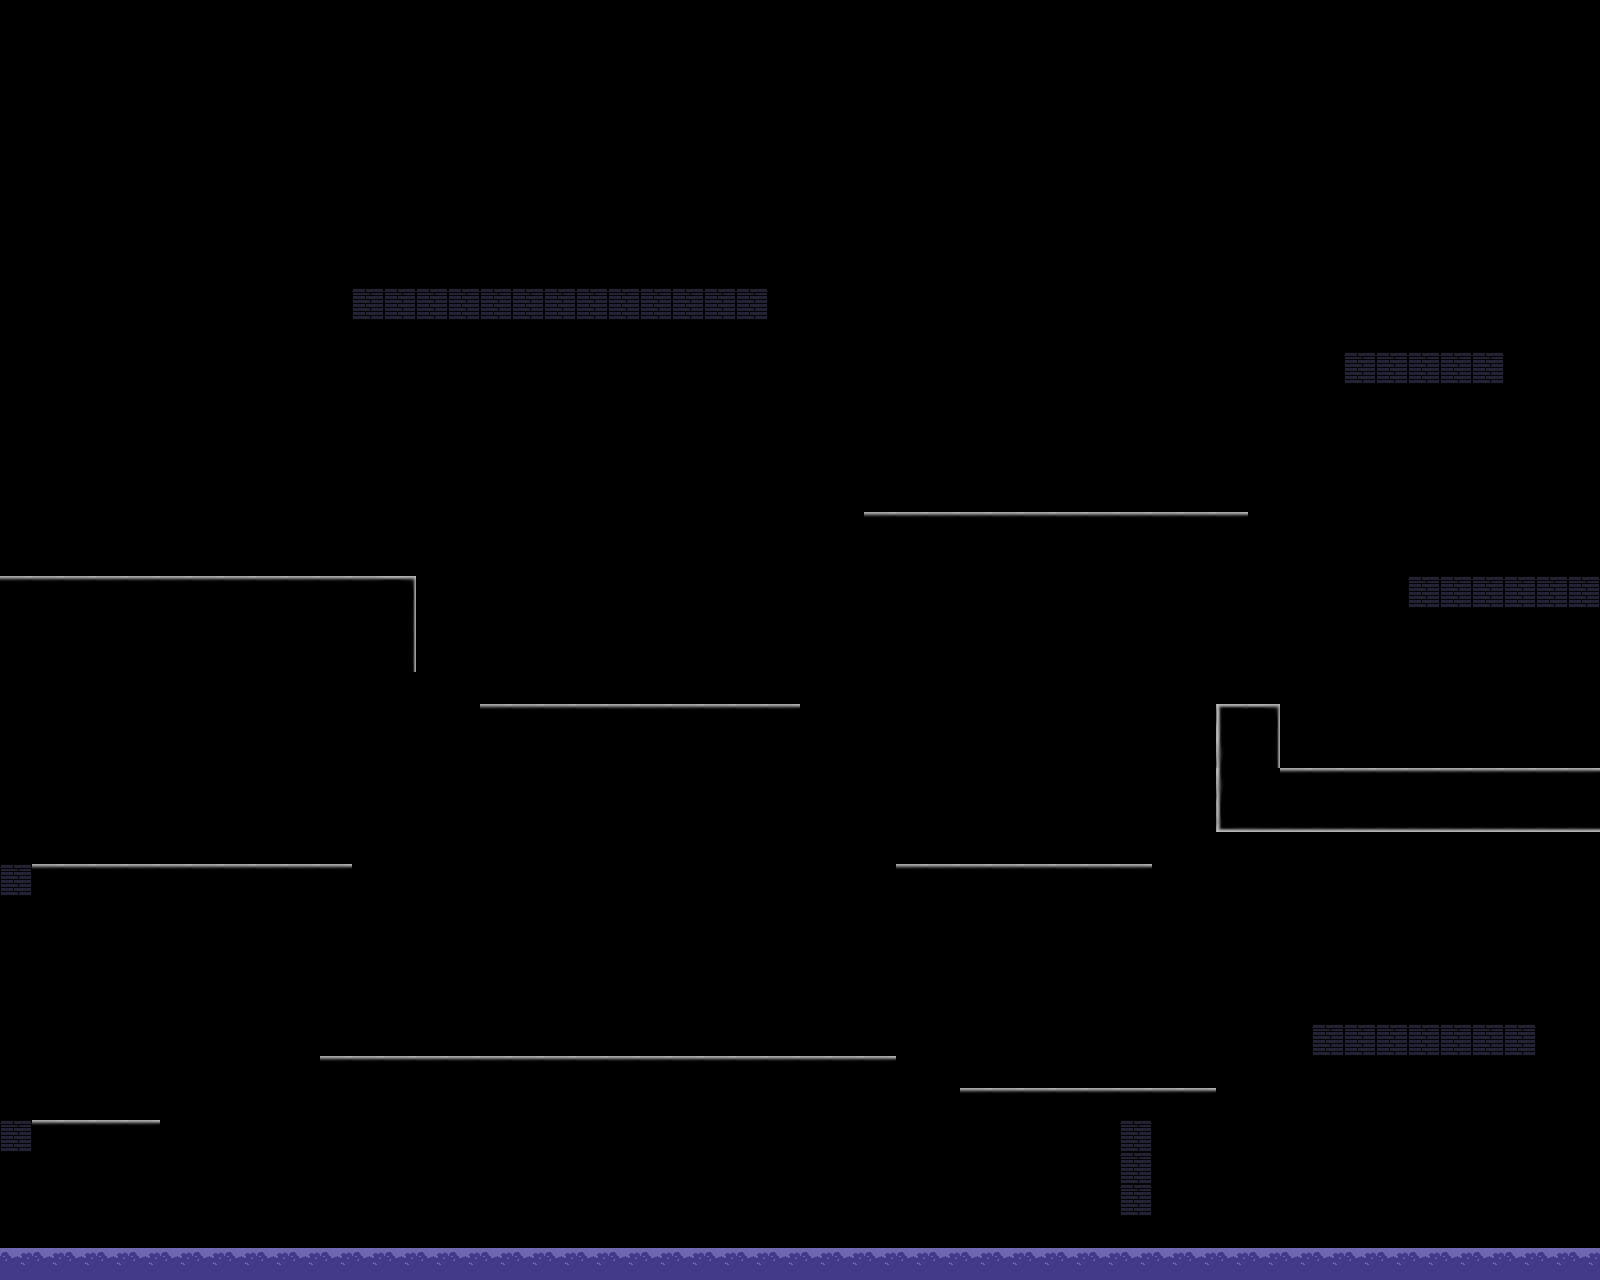

A level layout from a 2D game, rendered from its tile map. Below: a short description, then the map file with its tile-grid data intact:
An orthogonal 50x40 tile map with 32x32 px tiles, 1 tile layer (calque_solide).

<map version="1.9" tiledversion="1.9.2" orientation="orthogonal" renderorder="right-down" width="50" height="40" tilewidth="32" tileheight="32" infinite="0" nextlayerid="3" nextobjectid="1">
 <editorsettings>
  <export target="level_test.json" format="json" />
 </editorsettings>
 <tileset firstgid="1" name="TileSet" tilewidth="32" tileheight="32" tilecount="144" columns="12">
  <image source="TileSet1.png" width="400" height="400" />
  <tile id="1">
   <properties>
    <property name="estSolide" type="bool" value="true" />
   </properties>
  </tile>
  <tile id="2">
   <properties>
    <property name="estSolide" type="bool" value="true" />
   </properties>
  </tile>
  <tile id="3">
   <properties>
    <property name="estSolide" type="bool" value="true" />
   </properties>
  </tile>
  <tile id="4">
   <properties>
    <property name="estSolide" type="bool" value="true" />
   </properties>
  </tile>
  <tile id="5">
   <properties>
    <property name="estSolide" type="bool" value="true" />
   </properties>
  </tile>
  <tile id="15">
   <properties>
    <property name="estSolide" type="bool" value="true" />
   </properties>
  </tile>
  <tile id="16">
   <properties>
    <property name="estSolide" type="bool" value="true" />
   </properties>
  </tile>
  <tile id="17">
   <properties>
    <property name="estSolide" type="bool" value="true" />
   </properties>
  </tile>
  <tile id="27">
   <properties>
    <property name="estSolide" type="bool" value="true" />
   </properties>
  </tile>
  <tile id="28">
   <properties>
    <property name="estSolide" type="bool" value="true" />
   </properties>
  </tile>
  <tile id="29">
   <properties>
    <property name="estSolide" type="bool" value="true" />
   </properties>
  </tile>
 </tileset>
 <layer id="2" name="calque_solide" width="50" height="40">
  <data encoding="csv">
0,0,0,0,0,0,0,0,0,0,0,0,0,0,0,0,0,0,0,0,0,0,0,0,0,0,0,0,0,0,0,0,0,0,0,0,0,0,0,0,0,0,0,0,0,0,0,0,0,0,
0,0,0,0,0,0,0,0,0,0,0,0,0,0,0,0,0,0,0,0,0,0,0,0,0,0,0,0,0,0,0,0,0,0,0,0,0,0,0,0,0,0,0,0,0,0,0,0,0,0,
0,0,0,0,0,0,0,0,0,0,0,0,0,0,0,0,0,0,0,0,0,0,0,0,0,0,0,0,0,0,0,0,0,0,0,0,0,0,0,0,0,0,0,0,0,0,0,0,0,0,
0,0,0,0,0,0,0,0,0,0,0,0,0,0,0,0,0,0,0,0,0,0,0,0,0,0,0,0,0,0,0,0,0,0,0,0,0,0,0,0,0,0,0,0,0,0,0,0,0,0,
0,0,0,0,0,0,0,0,0,0,0,0,0,0,0,0,0,0,0,0,0,0,0,0,0,0,0,0,0,0,0,0,0,0,0,0,0,0,0,0,0,0,0,0,0,0,0,0,0,0,
0,0,0,0,0,0,0,0,0,0,0,0,0,0,0,0,0,0,0,0,0,0,0,0,0,0,0,0,0,0,0,0,0,0,0,0,0,0,0,0,0,0,0,0,0,0,0,0,0,0,
0,0,0,0,0,0,0,0,0,0,0,0,0,0,0,0,0,0,0,0,0,0,0,0,0,0,0,0,0,0,0,0,0,0,0,0,0,0,0,0,0,0,0,0,0,0,0,0,0,0,
0,0,0,0,0,0,0,0,0,0,0,0,0,0,0,0,0,0,0,0,0,0,0,0,0,0,0,0,0,0,0,0,0,0,0,0,0,0,0,0,0,0,0,0,0,0,0,0,0,0,
0,0,0,0,0,0,0,0,0,0,0,0,0,0,0,0,0,0,0,0,0,0,0,0,0,0,0,0,0,0,0,0,0,0,0,0,0,0,0,0,0,0,0,0,0,0,0,0,0,0,
0,0,0,0,0,0,0,0,0,0,0,2,2,2,2,2,2,2,2,2,2,2,2,2,0,0,0,0,0,0,0,0,0,0,0,0,0,0,0,0,0,0,0,0,0,0,0,0,0,0,
0,0,0,0,0,0,0,0,0,0,0,0,0,0,0,0,0,0,0,0,0,0,0,0,0,0,0,0,0,0,0,0,0,0,0,0,0,0,0,0,0,0,0,0,0,0,0,0,0,0,
0,0,0,0,0,0,0,0,0,0,0,0,0,0,0,0,0,0,0,0,0,0,0,0,0,0,0,0,0,0,0,0,0,0,0,0,0,0,0,0,0,0,2,2,2,2,2,0,0,0,
0,0,0,0,0,0,0,0,0,0,0,0,0,0,0,0,0,0,0,0,0,0,0,0,0,0,0,0,0,0,0,0,0,0,0,0,0,0,0,0,0,0,0,0,0,0,0,0,0,0,
0,0,0,0,0,0,0,0,0,0,0,0,0,0,0,0,0,0,0,0,0,0,0,0,0,0,0,0,0,0,0,0,0,0,0,0,0,0,0,0,0,0,0,0,0,0,0,0,0,0,
0,0,0,0,0,0,0,0,0,0,0,0,0,0,0,0,0,0,0,0,0,0,0,0,0,0,0,0,0,0,0,0,0,0,0,0,0,0,0,0,0,0,0,0,0,0,0,0,0,0,
0,0,0,0,0,0,0,0,0,0,0,0,0,0,0,0,0,0,0,0,0,0,0,0,0,0,0,0,0,0,0,0,0,0,0,0,0,0,0,0,0,0,0,0,0,0,0,0,0,0,
0,0,0,0,0,0,0,0,0,0,0,0,0,0,0,0,0,0,0,0,0,0,0,0,0,0,0,5,5,5,5,5,5,5,5,5,5,5,5,0,0,0,0,0,0,0,0,0,0,0,
0,0,0,0,0,0,0,0,0,0,0,0,0,0,0,0,0,0,0,0,0,0,0,0,0,0,0,0,0,0,0,0,0,0,0,0,0,0,0,0,0,0,0,0,0,0,0,0,0,0,
5,5,5,5,5,5,5,5,5,5,5,5,6,0,0,0,0,0,0,0,0,0,0,0,0,0,0,0,0,0,0,0,0,0,0,0,0,0,0,0,0,0,0,0,2,2,2,2,2,2,
0,0,0,0,0,0,0,0,0,0,0,0,18,0,0,0,0,0,0,0,0,0,0,0,0,0,0,0,0,0,0,0,0,0,0,0,0,0,0,0,0,0,0,0,0,0,0,0,0,0,
0,0,0,0,0,0,0,0,0,0,0,0,18,0,0,0,0,0,0,0,0,0,0,0,0,0,0,0,0,0,0,0,0,0,0,0,0,0,0,0,0,0,0,0,0,0,0,0,0,0,
0,0,0,0,0,0,0,0,0,0,0,0,0,0,0,0,0,0,0,0,0,0,0,0,0,0,0,0,0,0,0,0,0,0,0,0,0,0,0,0,0,0,0,0,0,0,0,0,0,0,
0,0,0,0,0,0,0,0,0,0,0,0,0,0,0,5,5,5,5,5,5,5,5,5,5,0,0,0,0,0,0,0,0,0,0,0,0,0,4,6,0,0,0,0,0,0,0,0,0,0,
0,0,0,0,0,0,0,0,0,0,0,0,0,0,0,0,0,0,0,0,0,0,0,0,0,0,0,0,0,0,0,0,0,0,0,0,0,0,16,18,0,0,0,0,0,0,0,0,0,0,
0,0,0,0,0,0,0,0,0,0,0,0,0,0,0,0,0,0,0,0,0,0,0,0,0,0,0,0,0,0,0,0,0,0,0,0,0,0,16,17,5,5,5,5,5,5,5,5,5,5,
0,0,0,0,0,0,0,0,0,0,0,0,0,0,0,0,0,0,0,0,0,0,0,0,0,0,0,0,0,0,0,0,0,0,0,0,0,0,28,29,29,29,29,29,29,29,29,29,29,29,
0,0,0,0,0,0,0,0,0,0,0,0,0,0,0,0,0,0,0,0,0,0,0,0,0,0,0,0,0,0,0,0,0,0,0,0,0,0,0,0,0,0,0,0,0,0,0,0,0,0,
2,5,5,5,5,5,5,5,5,5,5,0,0,0,0,0,0,0,0,0,0,0,0,0,0,0,0,0,5,5,5,5,5,5,5,5,0,0,0,0,0,0,0,0,0,0,0,0,0,0,
0,0,0,0,0,0,0,0,0,0,0,0,0,0,0,0,0,0,0,0,0,0,0,0,0,0,0,0,0,0,0,0,0,0,0,0,0,0,0,0,0,0,0,0,0,0,0,0,0,0,
0,0,0,0,0,0,0,0,0,0,0,0,0,0,0,0,0,0,0,0,0,0,0,0,0,0,0,0,0,0,0,0,0,0,0,0,0,0,0,0,0,0,0,0,0,0,0,0,0,0,
0,0,0,0,0,0,0,0,0,0,0,0,0,0,0,0,0,0,0,0,0,0,0,0,0,0,0,0,0,0,0,0,0,0,0,0,0,0,0,0,0,0,0,0,0,0,0,0,0,0,
0,0,0,0,0,0,0,0,0,0,0,0,0,0,0,0,0,0,0,0,0,0,0,0,0,0,0,0,0,0,0,0,0,0,0,0,0,0,0,0,0,0,0,0,0,0,0,0,0,0,
0,0,0,0,0,0,0,0,0,0,0,0,0,0,0,0,0,0,0,0,0,0,0,0,0,0,0,0,0,0,0,0,0,0,0,0,0,0,0,0,0,2,2,2,2,2,2,2,0,0,
0,0,0,0,0,0,0,0,0,0,5,5,5,5,5,5,5,5,5,5,5,5,5,5,5,5,5,5,0,0,0,0,0,0,0,0,0,0,0,0,0,0,0,0,0,0,0,0,0,0,
0,0,0,0,0,0,0,0,0,0,0,0,0,0,0,0,0,0,0,0,0,0,0,0,0,0,0,0,0,0,5,5,5,5,5,5,5,5,0,0,0,0,0,0,0,0,0,0,0,0,
2,5,5,5,5,0,0,0,0,0,0,0,0,0,0,0,0,0,0,0,0,0,0,0,0,0,0,0,0,0,0,0,0,0,0,2,0,0,0,0,0,0,0,0,0,0,0,0,0,0,
0,0,0,0,0,0,0,0,0,0,0,0,0,0,0,0,0,0,0,0,0,0,0,0,0,0,0,0,0,0,0,0,0,0,0,2,0,0,0,0,0,0,0,0,0,0,0,0,0,0,
0,0,0,0,0,0,0,0,0,0,0,0,0,0,0,0,0,0,0,0,0,0,0,0,0,0,0,0,0,0,0,0,0,0,0,2,0,0,0,0,0,0,0,0,0,0,0,0,0,0,
0,0,0,0,0,0,0,0,0,0,0,0,0,0,0,0,0,0,0,0,0,0,0,0,0,0,0,0,0,0,0,0,0,0,0,0,0,0,0,0,0,0,0,0,0,0,0,0,0,0,
3,3,3,3,3,3,3,3,3,3,3,3,3,3,3,3,3,3,3,3,3,3,3,3,3,3,3,3,3,3,3,3,3,3,3,3,3,3,3,3,3,3,3,3,3,3,3,3,3,3
</data>
 </layer>
</map>
